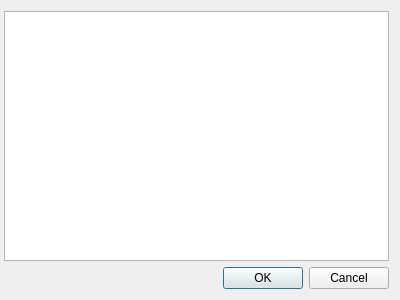
<?xml version="1.0" encoding="UTF-8"?>
<ui version="4.0">
 <class>DialogFilesFound</class>
 <widget class="QDialog" name="DialogFilesFound">
  <property name="geometry">
   <rect>
    <x>0</x>
    <y>0</y>
    <width>400</width>
    <height>300</height>
   </rect>
  </property>
  <property name="windowTitle">
   <string>Multiple Project Files Found</string>
  </property>
  <property name="modal">
   <bool>true</bool>
  </property>
  <layout class="QVBoxLayout" name="verticalLayout">
   <property name="leftMargin">
    <number>4</number>
   </property>
   <item>
    <widget class="QListWidget" name="m_listWidgetFiles">
     <property name="selectionBehavior">
      <enum>QAbstractItemView::SelectionBehavior::SelectRows</enum>
     </property>
     <property name="sortingEnabled">
      <bool>true</bool>
     </property>
    </widget>
   </item>
   <item>
    <widget class="QDialogButtonBox" name="buttonBox">
     <property name="orientation">
      <enum>Qt::Orientation::Horizontal</enum>
     </property>
     <property name="standardButtons">
      <set>QDialogButtonBox::StandardButton::Cancel|QDialogButtonBox::StandardButton::Ok</set>
     </property>
    </widget>
   </item>
  </layout>
 </widget>
 <resources/>
 <connections>
  <connection>
   <sender>buttonBox</sender>
   <signal>accepted()</signal>
   <receiver>DialogFilesFound</receiver>
   <slot>accept()</slot>
   <hints>
    <hint type="sourcelabel">
     <x>248</x>
     <y>254</y>
    </hint>
    <hint type="destinationlabel">
     <x>157</x>
     <y>274</y>
    </hint>
   </hints>
  </connection>
  <connection>
   <sender>buttonBox</sender>
   <signal>rejected()</signal>
   <receiver>DialogFilesFound</receiver>
   <slot>reject()</slot>
   <hints>
    <hint type="sourcelabel">
     <x>316</x>
     <y>260</y>
    </hint>
    <hint type="destinationlabel">
     <x>286</x>
     <y>274</y>
    </hint>
   </hints>
  </connection>
 </connections>
</ui>
